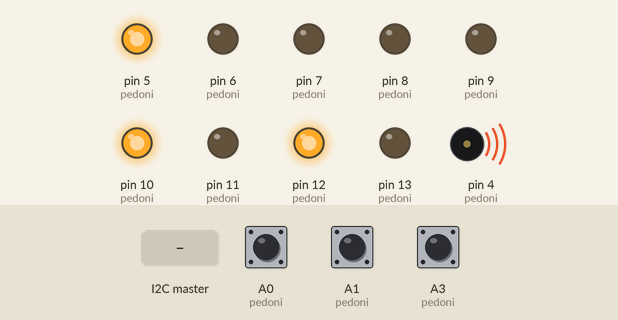
Simulated run of this sketch. Board: Arduino Uno, built with avr-gcc and run on an emulated ATmega328P. On the bench: output pins drawn as LEDs (lit = HIGH), buzzer (waves = sounding). The inputs (shaded band) are chosen by the test bench; at power-on: A0 (pedoni) HIGH, A1 (pedoni) HIGH, A3 (pedoni) HIGH.

Above: at 0.87 s.
1.3 s: the I2C master sends the byte 1
At 2.1 s:
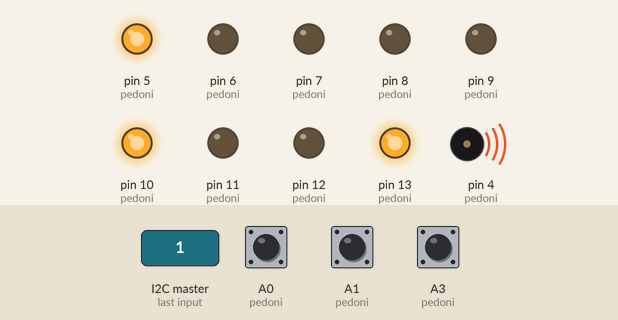
2.8 s: the I2C master sends the byte 2
At 3.3 s:
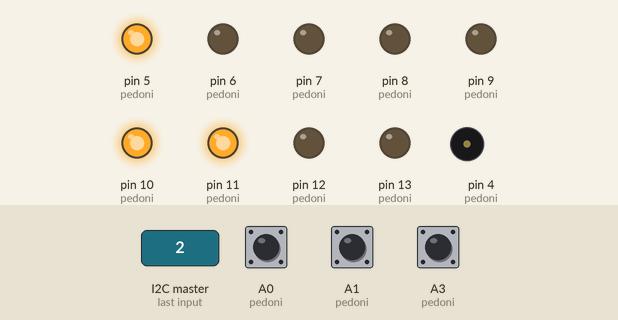
4.3 s: the I2C master sends the byte 0
At 4.62 s:
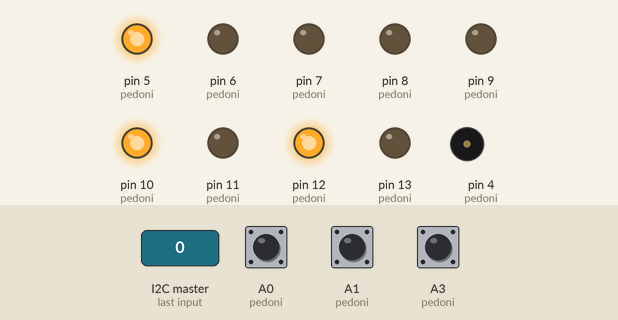
7.3 s: the I2C master sends the byte 90
At 7.9 s:
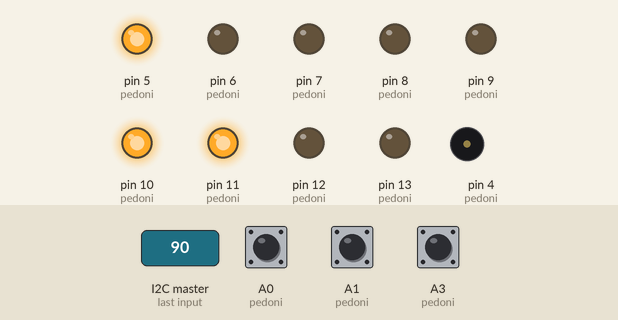
Timing chart, 0 to 9.8 s (numbered marks = the images above; inputs shaded):
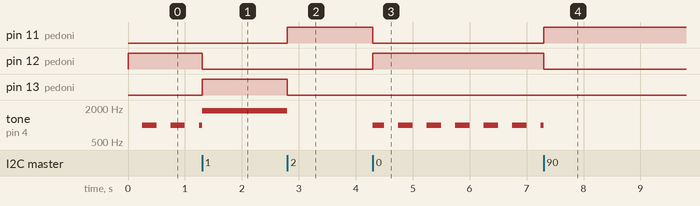

The sketch:

slave.ino
```cpp
//SLAVE

#include <Wire.h>
#define MY_ADDR 0x08

struct SemaforoPedonale { uint8_t pinVerde, pinGiallo, pinRosso, pinBuzzer, pinPulsante; };
SemaforoPedonale pedoni[3] = {{8,9,10,4,A3}, {7,6,5,3,A1}, {12,13,11,2,A0}};

uint8_t pedState[3] = {0,0,0};
volatile uint8_t pendingFase = 0;
volatile bool faseCambiata = false;
uint8_t buttonFlags = 0;

void onReceive(int n) { if(Wire.available()){ pendingFase = Wire.read(); faseCambiata = true; } }
void onRequest() { Wire.write(buttonFlags); buttonFlags = 0; }

void setup() {
  for (int i=0; i<3; i++) {
    pinMode(pedoni[i].pinVerde, OUTPUT); pinMode(pedoni[i].pinGiallo, OUTPUT);
    pinMode(pedoni[i].pinRosso, OUTPUT); pinMode(pedoni[i].pinBuzzer, OUTPUT);
    pinMode(pedoni[i].pinPulsante, INPUT_PULLUP);
  }
  Wire.begin(MY_ADDR); Wire.onReceive(onReceive); Wire.onRequest(onRequest);
  aggiornaLed(0);
}

void loop() {
  if (faseCambiata) { faseCambiata = false; aggiornaLed(pendingFase); }

  unsigned long now = millis();
  for (int i=0; i<3; i++) {
    if (digitalRead(pedoni[i].pinPulsante) == LOW) buttonFlags |= (1 << i);

    if (pedState[i] == 1) { // Verde: Bip
      if ((now / 250) % 2) tone(pedoni[i].pinBuzzer, 1000); else noTone(pedoni[i].pinBuzzer);
    } else if (pedState[i] == 2) { // Giallo: Fisso
      tone(pedoni[i].pinBuzzer, 1800);
    } else {
      noTone(pedoni[i].pinBuzzer);
    }
  }
}

void aggiornaLed(uint8_t f) {
  for(int i=0; i<3; i++) pedState[i] = 0; // Tutti Rosso

  if (f == 7) { // A1_VERDE: Tutti verdi
    pedState[0] = 1; pedState[1] = 1; pedState[2] = 1;
  } else if (f == 8) { // A1_GIALLO: Principali Gialli, Secondario resta Verde
    pedState[0] = 2; pedState[1] = 2; pedState[2] = 1;
  } else {
    if(f == 0) pedState[2] = 1;
    else if(f == 1) pedState[2] = 2;
    else if(f == 3) pedState[0] = 1;
    else if(f == 4) pedState[0] = 2;
  }

  for(int i=0; i<3; i++) {
    digitalWrite(pedoni[i].pinVerde, pedState[i]==1);
    digitalWrite(pedoni[i].pinGiallo, pedState[i]==2);
    digitalWrite(pedoni[i].pinRosso, pedState[i]==0);
  }
}
```

Measured:
- after the input at 1.3 s, pin 12 (pedoni): HIGH → LOW at once; pin 13 (pedoni): LOW → HIGH at once
- after the input at 2.8 s, pin 11 (pedoni): LOW → HIGH at once; pin 13 (pedoni): HIGH → LOW at once; tone on pin 4 (pedoni): 1800 Hz → silent at once
- after the input at 4.3 s, pin 11 (pedoni): HIGH → LOW at once; pin 12 (pedoni): LOW → HIGH at once; tone on pin 4 (pedoni): alternates 1000 Hz for 0.25 s and silent for 0.25 s, starting at once
- after the input at 7.3 s, pin 11 (pedoni): LOW → HIGH at once; pin 12 (pedoni): HIGH → LOW at once
